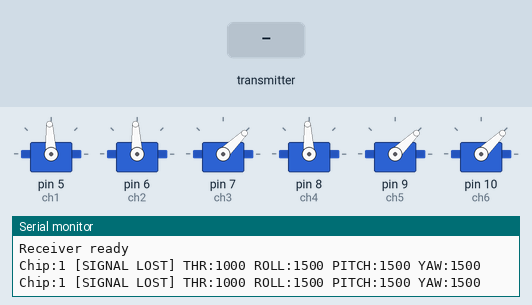
This sketch was run on a simulated Arduino Uno, built with avr-gcc and run on an emulated ATmega328P. On the bench: 6 × servo, the last lines printed to the serial monitor. The test bench sets the inputs (shaded band). No radio packets arrive unless stated.

Above: at 1.2 s.
1.3 s: the transmitter starts sending throttle = 0
At 2.1 s:
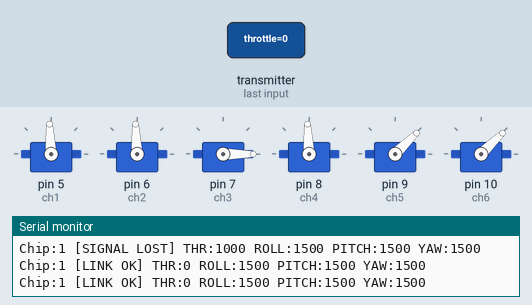
2.8 s: the transmitter starts sending yaw = 0
At 3.2 s:
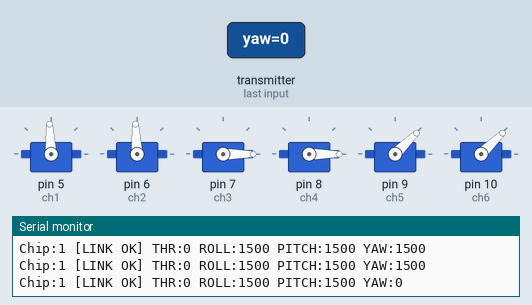
4.3 s: the transmitter starts sending pitch = 0
At 5.5 s:
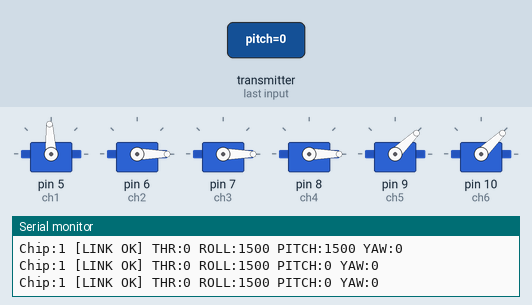
5.8 s: the transmitter starts sending roll = 0
At 6.7 s:
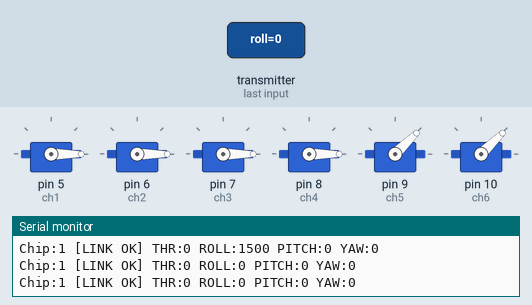
7.3 s: the transmitter starts sending aux1 = 0
At 7.8 s:
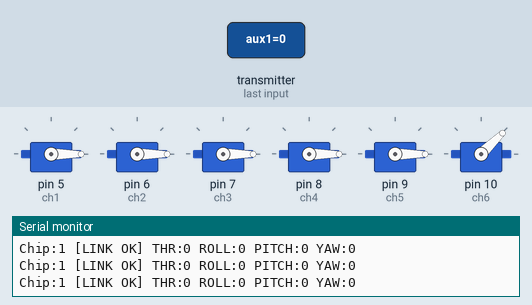
8.8 s: the transmitter starts sending aux2 = 0
At 10.2 s:
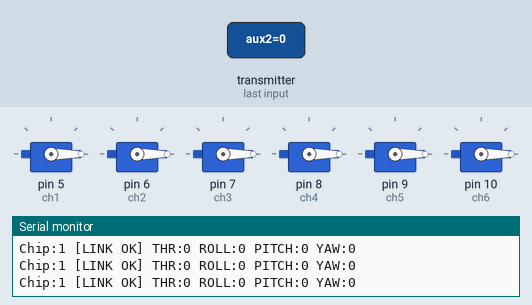
Timing chart, 0 to 11.3 s (numbered marks = the images above; inputs shaded):
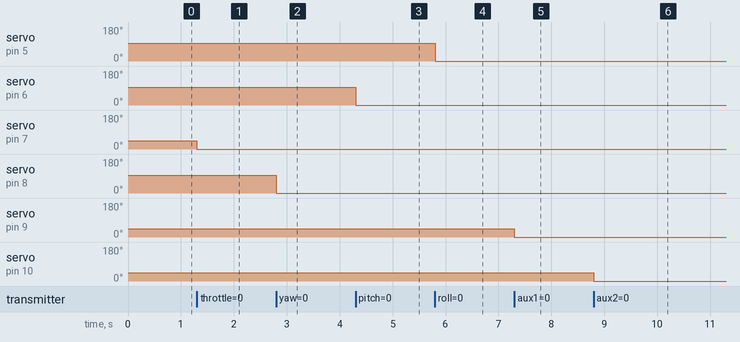

Measured:
- after the input at 1.3 s, servo on pin 7 (ch3): 44° → 0° at once
- after the input at 2.8 s, servo on pin 8 (ch4): 93° → 0° at once
- after the input at 4.3 s, servo on pin 6 (ch2): 93° → 0° at once
- after the input at 5.8 s, servo on pin 5 (ch1): 93° → 0° at once
- after the input at 7.3 s, servo on pin 9 (ch5): 44° → 0° at once
- after the input at 8.8 s, servo on pin 10 (ch6): 44° → 0° at once

The sketch:

ProjectHorizon_Receiver.ino
```cpp
#include <SPI.h>
#include <RF24.h>
#include <Servo.h>

RF24 radio(4, 2); // CE=D4, CSN=D2

const byte address[6] = "00001";

struct Signal {
  int throttle;
  int yaw;
  int pitch;
  int roll;
  int aux1;
  int aux2;
};
Signal data;

Servo ch1, ch2, ch3, ch4, ch5, ch6;
unsigned long lastSignalTime = 0;

void ResetData() {
  data.throttle = 1000;
  data.yaw = 1500;
  data.pitch = 1500;
  data.roll = 1500;
  data.aux1 = 1000;
  data.aux2 = 1000;
}

void setup() {
  Serial.begin(115200);
  Serial.println("BOOT");        // confirms setup() is running
  ResetData();

  ch1.attach(5);
  ch2.attach(6);
  ch3.attach(7);
  ch4.attach(8);
  ch5.attach(9);
  ch6.attach(10);

  if (!radio.begin()) {
    Serial.println("ERROR: Radio not responding!");
  }

  radio.openReadingPipe(1, address);
  radio.setChannel(108);
  radio.setDataRate(RF24_250KBPS);
  radio.setPALevel(RF24_PA_MAX);
  radio.setAutoAck(true);
  radio.startListening();

  Serial.println("Receiver ready");
}

void loop() {
  if (radio.available()) {
    radio.read(&data, sizeof(Signal));
    lastSignalTime = millis();
  }

  if (millis() - lastSignalTime > 500) {
    ResetData();
  }

  ch1.writeMicroseconds(data.roll);
  ch2.writeMicroseconds(data.pitch);
  ch3.writeMicroseconds(data.throttle);
  ch4.writeMicroseconds(data.yaw);
  ch5.writeMicroseconds(data.aux1);
  ch6.writeMicroseconds(data.aux2);

  static unsigned long lastPrint = 0;
  if (millis() - lastPrint > 500) {
    Serial.print("Chip:"); Serial.print(radio.isChipConnected());
    if (millis() - lastSignalTime > 500) {
      Serial.print(" [SIGNAL LOST]");
    } else {
      Serial.print(" [LINK OK]");
    }
    Serial.print(" THR:"); Serial.print(data.throttle);
    Serial.print(" ROLL:"); Serial.print(data.roll);
    Serial.print(" PITCH:"); Serial.print(data.pitch);
    Serial.print(" YAW:"); Serial.println(data.yaw);
    lastPrint = millis();
  }
}
```
